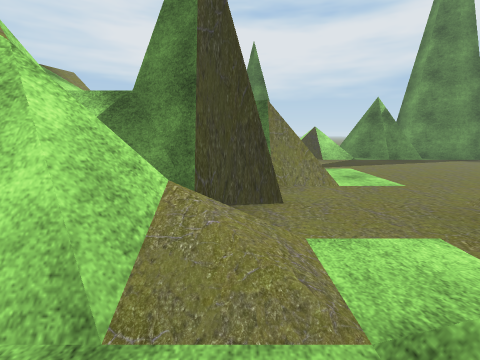
View 1 (above)

18 first-person views from a walk through a 3-D level made in the Unity game engine. The camera is 1.5 m above the floor, tilts 10° down and sees 85° across. The floor is counted in squares, 1 m on a side. Each view is taken from the middle of a square. On the plan, view 1 faces up. The plan holds only what a view shows up to about 14 squares ahead; the rest is blank. The place goes on beyond the plan. The player character is not drawn. Some surface patterns are stand-ins.

View 2
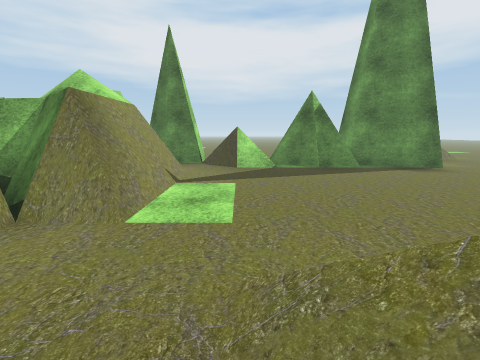

View 3
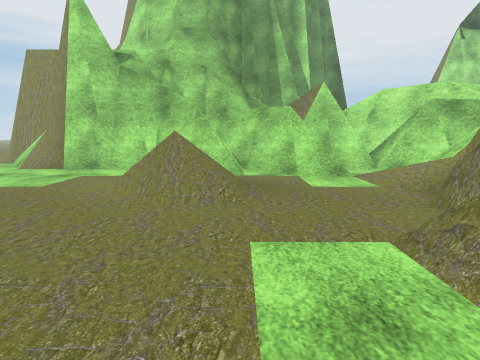

View 4
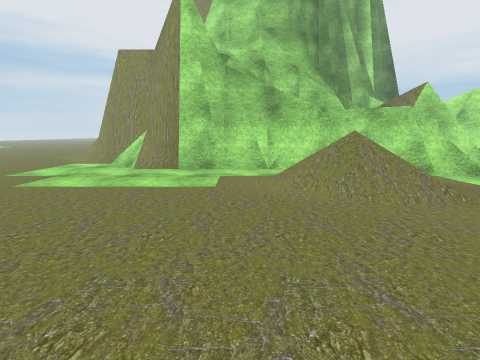

View 5
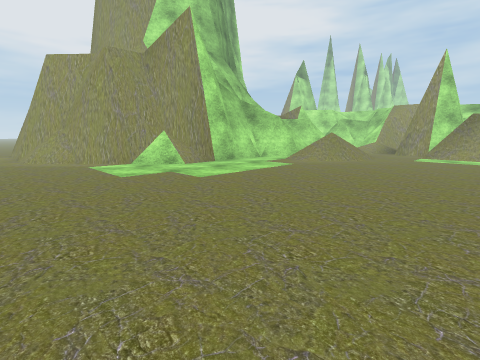

View 6
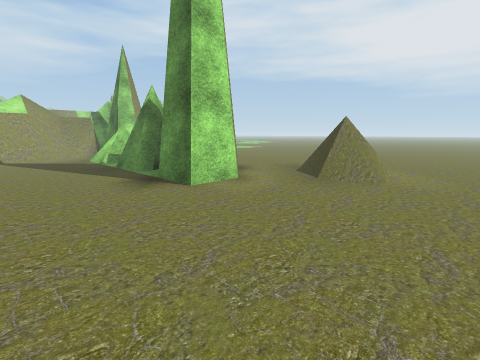

View 7
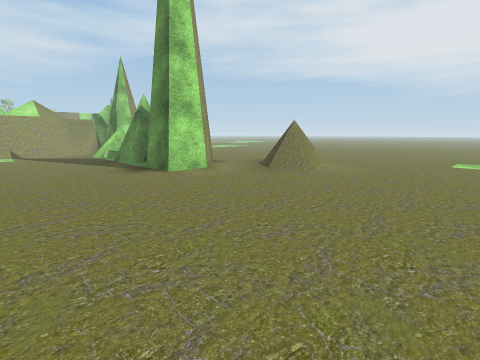

View 8
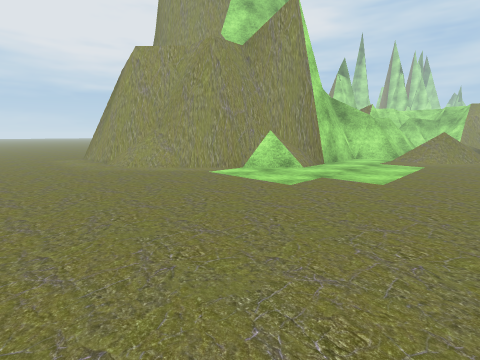

View 9
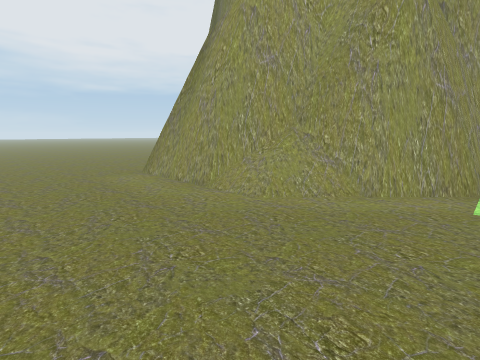

View 10
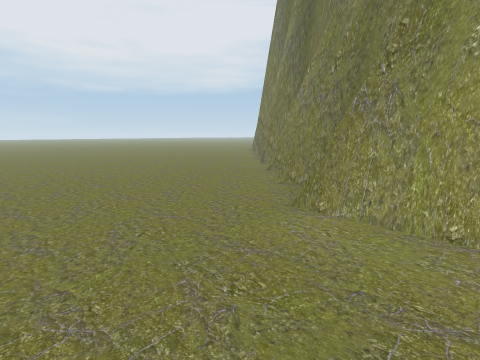

View 11
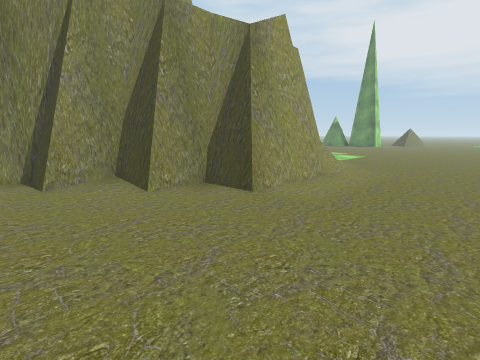

View 12
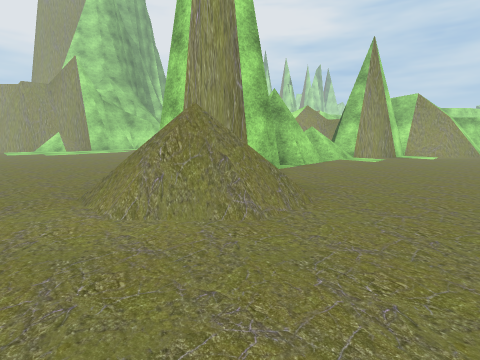

View 13
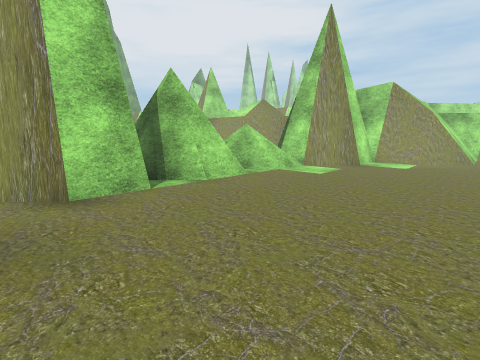

View 14
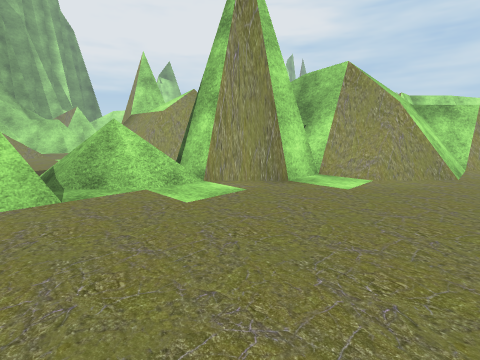

View 15
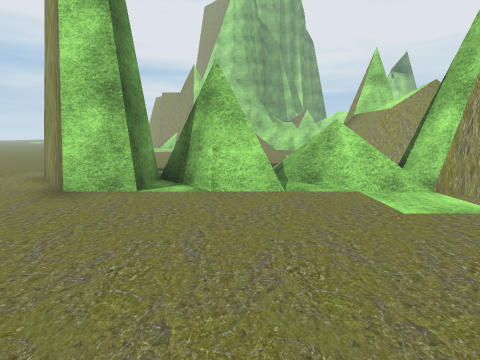

View 16
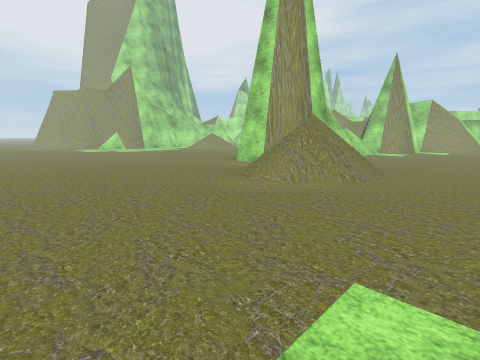

View 17
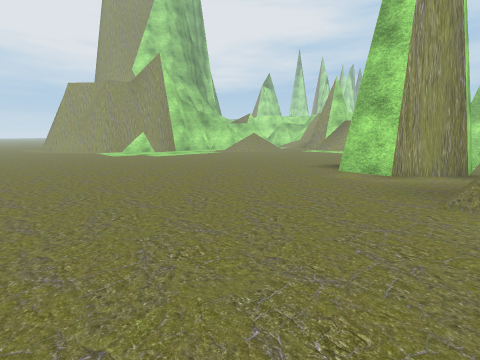

View 18
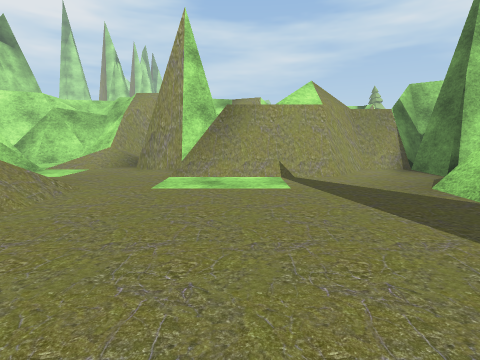

### Floor plan
Key: @ floor where view 1 was taken; # wall or solid block; . floor; / step, stairs or slope; = window, fence, low wall or low ledge; v drop or lower ground; O other object.
Columns run from 2 left of view 1 to 25 right of it. Each row starts with its distance up from view 1.
 26 .......................... .
 25 ...........................
 24 #...........................
 23 #=...............==.........
 22 #=...............=##........
 21 ####.............=##=.......
 20 ## ##.............##=.......
 19 ## ###//.###.###...##.......
 18  #####/=v########...........
 17   #=.==#O########...........
 16   #=..==O.###.###...........
 15   ##........................
 14   ###.......................
 13    ##=......................
 12     #=......................
 11 ##  #=......................
 10 #####=......................
  9  ####=......................
  8   ###=.....................
  7 ####.......................
  6 ####........................
  5 //.....///.................
  4 #//....//==.................
  3 ##/.....=//.................
  2 ==/.....  /.................
  1 ...=##.=##..................
  0 #.@=###=###.................
 -1 #=### ##########O=..........
 -2 #=##           ####.........
 -3                  ###........
 -4                    ##.......
 -5                     #=......
 -6                     ##=.....
 -7                     ##O.....
 -8                      ##.....
 -9                       #.....
-10                       #.....
-11                      ##.....
-12                     ###.....
-13                    ##.......
-14                   ###.......
-15                  ##.........
-16                 ###.........
-17                 #...........

Where each view was taken, in squares from view 1:
view 1: 0 up, 0 right, facing up
view 2: 3 up, 5 right, facing up
view 3: 11 up, 5 right, facing down
view 4: 11 up, 10 right, facing down
view 5: 11 up, 22 right, facing down-left
view 6: 11 up, 21 right, facing up-left
view 7: 10 up, 24 right, facing up-left
view 8: 6 up, 25 right, facing down-left
view 9: 2 down, 25 right, facing down-left
view 10: 9 down, 25 right, facing down-left
view 11: 17 down, 25 right, facing up-left
view 12: 26 up, 20 right, facing down-left
view 13: 26 up, 14 right, facing down-left
view 14: 26 up, 8 right, facing down-left
view 15: 26 up, 8 right, facing down
view 16: 26 up, 25 right, facing down-left
view 17: 20 up, 25 right, facing down-left
view 18: 10 up, 12 right, facing left
